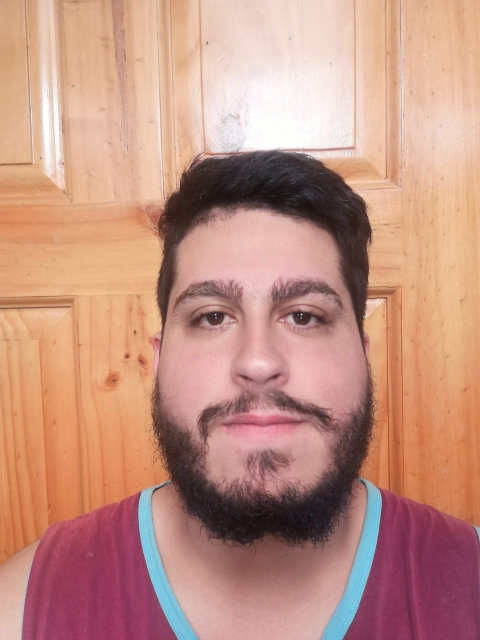
#> input picture Proyecto_1/meta-bordes/recipes-edge/edge-1.0/face.jpg, 960 x 1280 px, found by its file name (shown at 1/2 size)
$ python Edge.py
#> lines starting #> are read from the running program, lines starting #| are printed output that depends on the picture
#import the required libraries
import cv2
import numpy as np

img = cv2.imread('/home/root/myimages/face.jpg')
#> img is the input picture: shape (1280, 960, 3); mean B, G, R 129.8, 145.5, 194.2
edges = cv2.Canny(img,100,200)
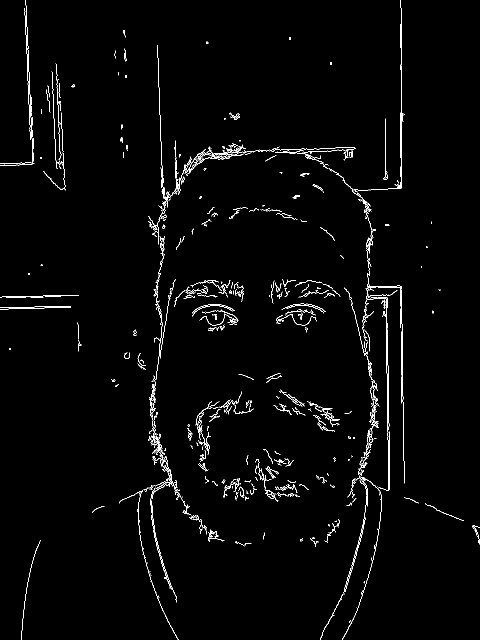
#> edges: shape (1280, 960) (shown at 1/2 size); 1.8% white in thin lines or dots
img = cv2.resize(img,(555,555),interpolation=4)
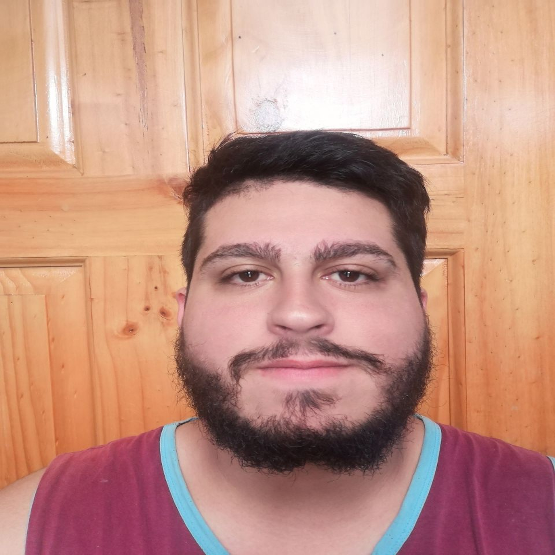
#> img: shape (555, 555, 3); mean B, G, R 129.9, 145.5, 194.2
edges = cv2.resize(edges,(555,555),interpolation=4)
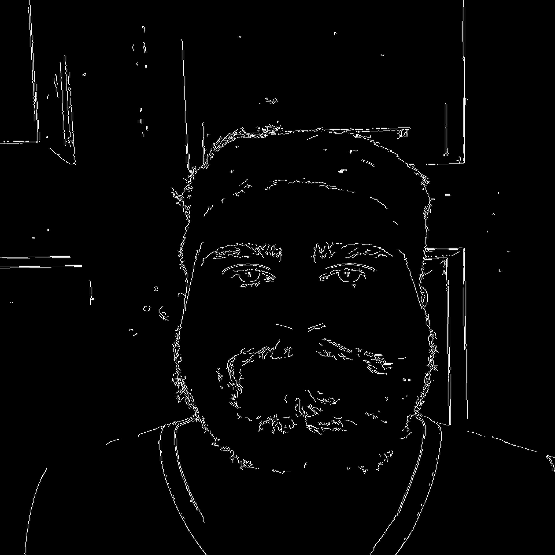
#> edges: shape (555, 555); min 0, max 255, mean 5.2
cv2.imshow('Original Image',img)
cv2.imshow('Canny Edges After Contouring', edges)
cv2.waitKey(0)
cv2.destroyAllWindows()

#Obtenido de https://docs.opencv.org/master/da/d22/tutorial_py_canny.html
